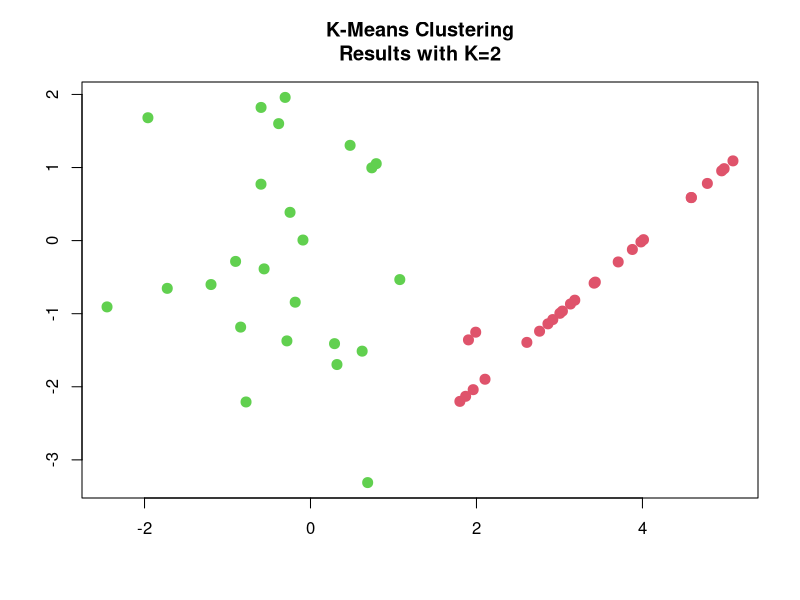

The R script that drew this image:
## ---- chunk 1
set.seed(2)
x = matrix (rnorm(50 * 2), ncol = 2)
x[1:25, 1] = x [1:25, 1] + 3
x[1:25, 2] = x [1:25, 1] - 4
km.out = kmeans(x, 2, nstart = 20)
## ---- chunk 2
km.out$cluster
## ---- chunk 3
plot(x, col =(km.out$cluster +1) , main="K-Means Clustering
Results with K=2", xlab ="", ylab="", pch =20, cex =2)
